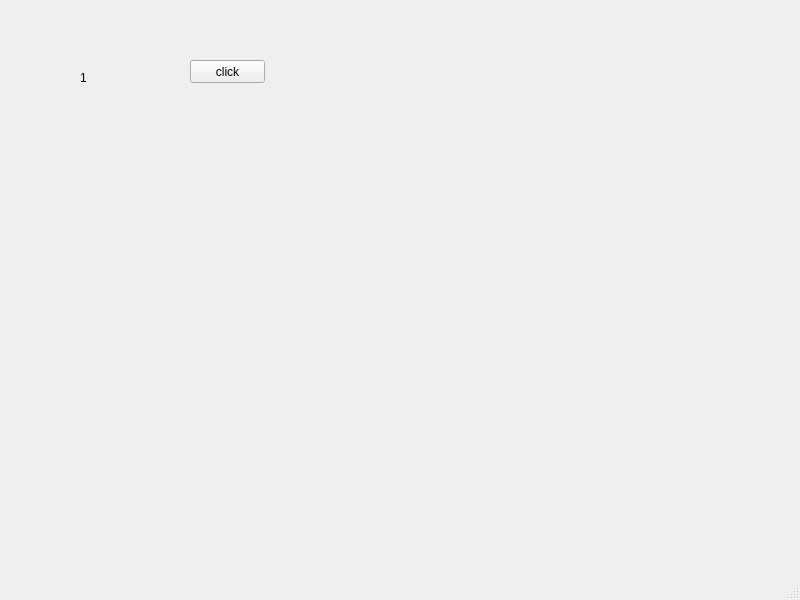
<?xml version="1.0" encoding="UTF-8"?>
<ui version="4.0">
 <class>MainWindow</class>
 <widget class="QMainWindow" name="MainWindow">
  <property name="geometry">
   <rect>
    <x>0</x>
    <y>0</y>
    <width>800</width>
    <height>600</height>
   </rect>
  </property>
  <property name="windowTitle">
   <string>MainWindow</string>
  </property>
  <widget class="QWidget" name="centralwidget">
   <widget class="QLabel" name="lbl">
    <property name="geometry">
     <rect>
      <x>80</x>
      <y>70</y>
      <width>91</width>
      <height>16</height>
     </rect>
    </property>
    <property name="text">
     <string>1</string>
    </property>
   </widget>
   <widget class="QPushButton" name="btn">
    <property name="geometry">
     <rect>
      <x>190</x>
      <y>60</y>
      <width>75</width>
      <height>23</height>
     </rect>
    </property>
    <property name="text">
     <string>click</string>
    </property>
   </widget>
  </widget>
  <widget class="QMenuBar" name="menubar">
   <property name="geometry">
    <rect>
     <x>0</x>
     <y>0</y>
     <width>800</width>
     <height>21</height>
    </rect>
   </property>
  </widget>
  <widget class="QStatusBar" name="statusbar"/>
 </widget>
 <resources/>
 <connections/>
</ui>
